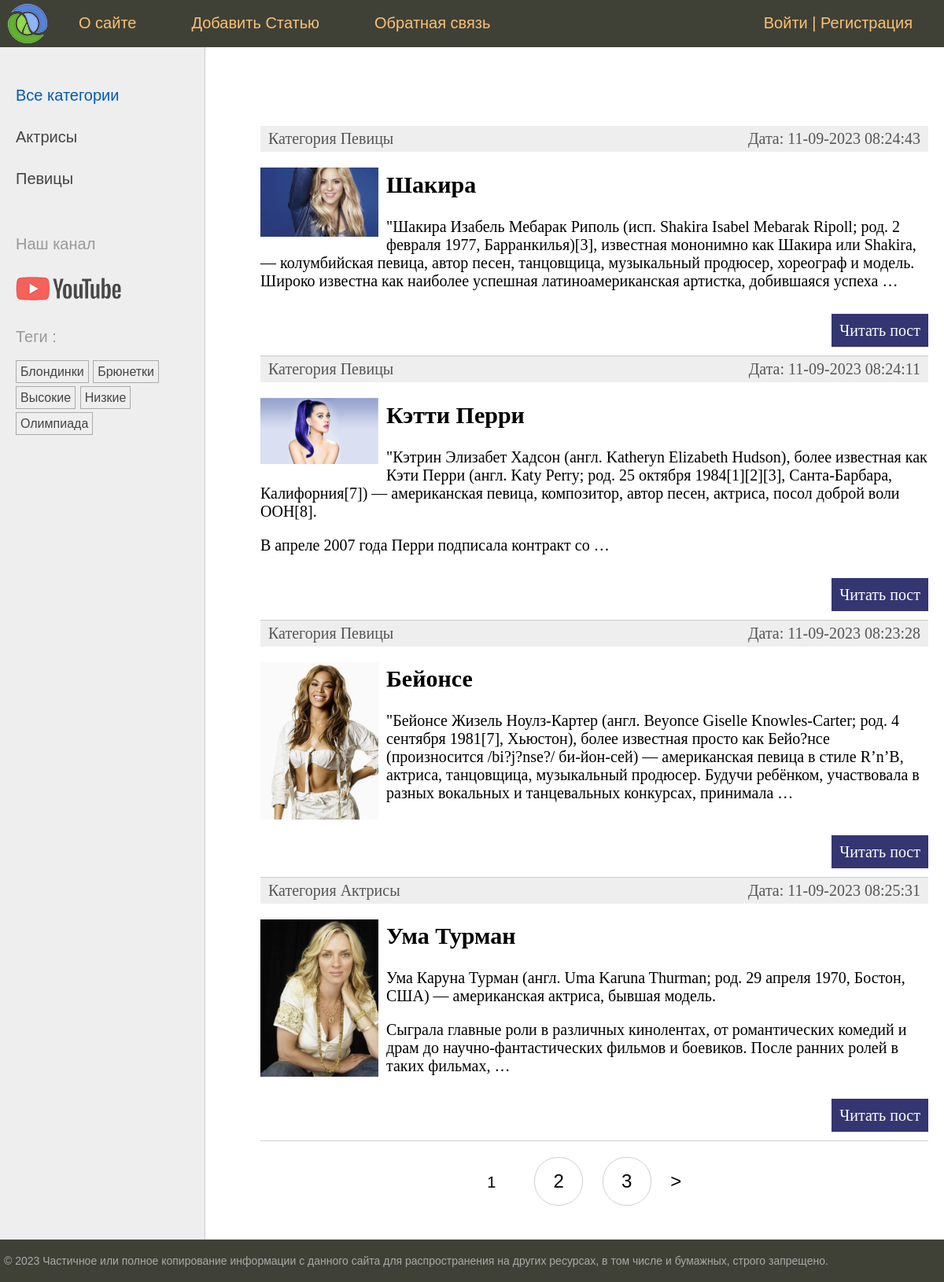
The page /women/ on the database as committed earlier.
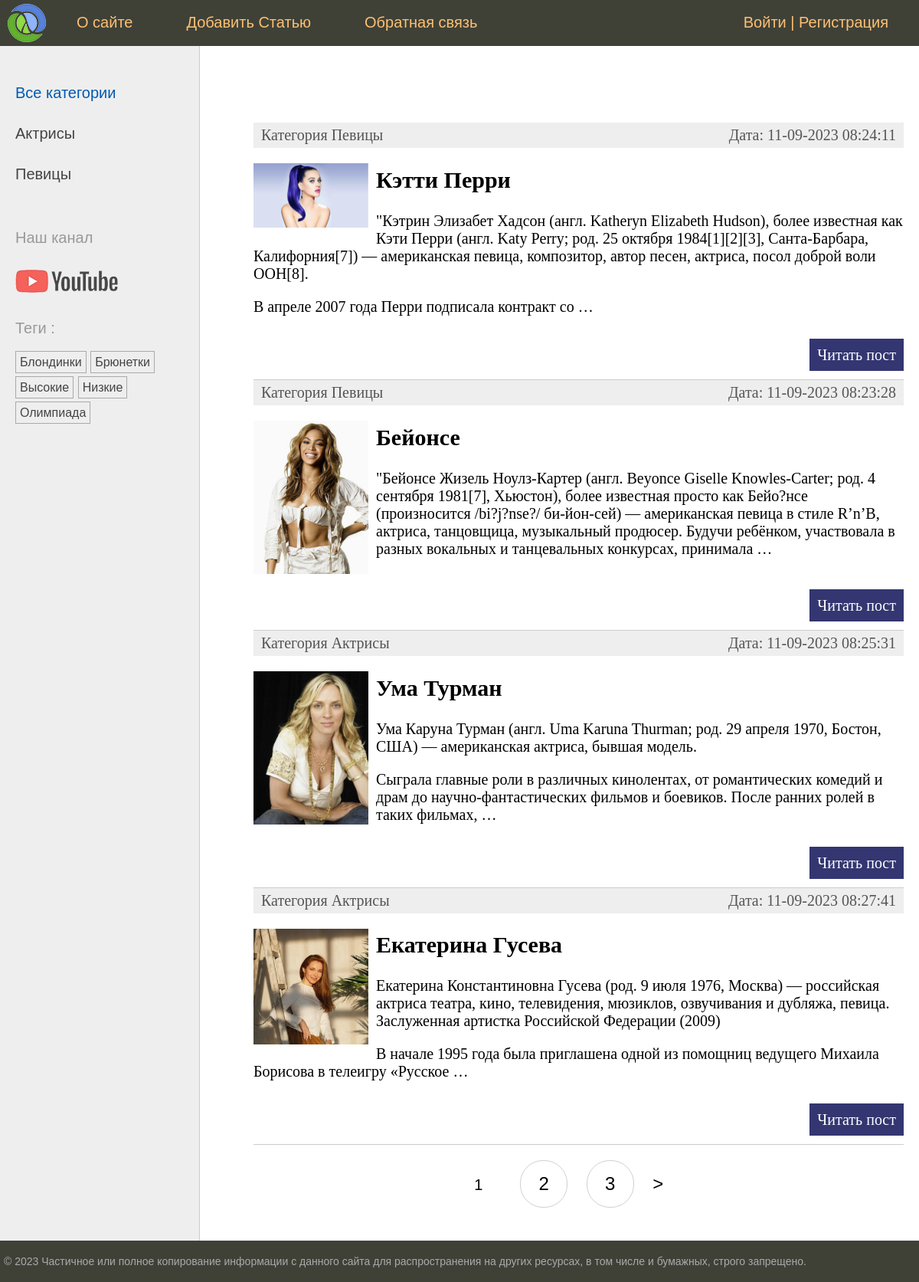
The same page on the database as committed later.
### women/models.py (models this page shows, shortened)
class Category(models.Model):
    name = models.CharField(max_length=100, db_index=True, verbose_name="Имя")
    slug = models.SlugField(max_length=255, unique=False, db_index=True)
    class Meta:
        verbose_name = "Категория"
        verbose_name_plural = "Категории"
    def get_absolute_url(self):
        return reverse("category", kwargs={"cat_slug": self.slug})

class TagPost(models.Model):
    tag = models.CharField(max_length=100, db_index=True)
    slug = models.SlugField(max_length=255, unique=True, db_index=True)
    def get_absolute_url(self):
        return reverse("tag", kwargs={"tag_slug": self.slug})

class Women(models.Model):
    class Status(models.IntegerChoices):
        DRAFT = 0, "Черновик"
        PUBLISHED = 1, "Опубликовано"
    title = models.CharField(max_length=255, verbose_name="Заголовок")
    slug = models.SlugField(
        max_length=255,
        unique=True,
        db_index=True,
        verbose_name="Slug",
        validators=[
            MinLengthValidator(5, message="Минимум 5 символов"),
            MaxLengthValidator(100, message="Максимум 100 символов"),
        ],
    )
    content = models.TextField(blank=True, verbose_name="Текс Статьи")
    time_create = models.DateTimeField(auto_now_add=True, verbose_name="Время Создания")
    time_update = models.DateTimeField(auto_now=True, verbose_name="Время Изменения")
    photo = models.ImageField(
        upload_to="photos/%Y/%m/%d/",
        default=None,
        blank=True,
        null=True,
        verbose_name="Фото",
    )
    is_published = models.BooleanField(
        choices=tuple(map(lambda x: (bool(x[0]), x[1]), Status.choices)),
        default=Status.DRAFT,
        verbose_name="Возможность Публикации",
    )
    objects = models.Manager()
    published = PublishedManager()
    cat = models.ForeignKey(
        "Category",
        on_delete=models.PROTECT,
        related_name="posts",
        verbose_name="Категории",
    )
    tags = models.ManyToManyField(
        "TagPost", blank=True, related_name="tags", verbose_name="Теги"
    )
    husband = models.OneToOneField(
        "Husband",
        on_delete=models.SET_NULL,
        null=True,
        blank=True,
        related_name="wuman",
        verbose_name="Муж",
    )
    class Meta:
        verbose_name = "Известные Женщины"
        verbose_name_plural = "Известные Женщины"
        ordering = ["-time_create"]
        indexes = [
            models.Index(fields=["-time_create"]),
        ]
    def get_absolute_url(self):
        return reverse("post", kwargs={"post_slug": self.slug})

### women/views.py (the view)
class WomenHome(DataMixin, ListView):
    template_name = "women/index.html"
    context_object_name = "posts"
    title_page = "Главная Старница"
    cat_selected = 0
    def get_queryset(self):
        return Women.published.all().select_related("cat")

### users/context_processors.py (called while the page is built)
def get_women_context(request):
    return {"mainmenu": menu}

### women/models.py (called while the page is built)
    def get_queryset(self):
        return super().get_queryset().filter(is_published=Women.Status.PUBLISHED)

### women/templatetags/women_tags.py (called while the page is built)
@register.inclusion_tag("women/list_categories.html")
def show_categories(cat_selected=0):
    cats = Category.objects.annotate(total=Count("posts")).filter(total__gt=0)
    return {"cats": cats, "cat_selected": cat_selected}

@register.inclusion_tag("women/list_tags.html")
def show_all_tags():
    return {"tags": TagPost.objects.annotate(total=Count("tags")).filter(total__gt=0)}

### women/templates/women/index.html (shortened to what this page needs)
{% extends 'base.html' %}
{% block content %}
<ul class="list-articles">
    {% for p in posts %}
    <li>
        <div class="article-panel">
            <p class="first">Категория {{p.cat.name}}</p>
            <p class="last">Дата: {{p.time_update | date:"d-m-Y H:i:s"}}</p>
        </div>
        {%if p.photo%}
        <p><img class="img-article-left thumb" src="{{p.photo.url}}"></p>
        {% endif %}
        <h2>{{p.title}}</h2>
        {% autoescape off %}
        {{p.content | linebreaks |truncatewords:40 }}
        {% endautoescape %}
        <p class="link-read-post"><a href="{{ p.get_absolute_url }}">Читать пост</a></p>
    </li>
    {% endfor %}
</ul>
{% endblock %}
{% block navigation %}
{% if page_obj.has_other_pages %}
<nav class="list-pages">
    <ul>
        {% for p in paginator.page_range %}
        {% if page_obj.number == p %}
        <li class="page-num page-num-selected">{{p}}</li>
        {% elif p >= page_obj.number|add:-2 and p <= page_obj.number|add:2 %} <li class="page-num">
            <a href="?page={{p}}">{{ p }}</a>
            </li>
            {% endif %}
            {% endfor %}
            {% if page_obj.has_next %}
            <li class="page_num">
                <a href="?page={{page_obj.next_page_number}}">&gt;</a>
            </li>
            {% endif %}
    </ul>
</nav>
{% endif %}
{% endblock %}

### templates/base.html (shortened to what this page needs)
{% load static %}
{% load women_tags%}
<!DOCTYPE html>
<html>
<head>
    <link type="text/css" href="{% static 'women/css/styles.css' %}" rel="stylesheet" />
</head>
<body>
    <table class="table-page" border="0" cellpadding="0" cellspacing="0">
        <tr>
            <td valign="top">
                {% block mainmenu %}
                <div class="header">
                    <ul id="mainmenu" class="mainmenu">
                        <li class="logo">
                            <a href="{% url 'home' %}">
                                <div class="logo"></div>
                            </a>
                        </li>
                        {% for m in mainmenu %}
                        <li><a href="{% url m.url_name %}">{{m.title}}</a></li>
                        {% endfor %}
                        {% if user.is_authenticated%}
                        <li class="last">{{user.username}} | <a href="{% url 'users:logout' %}">Выйти</a></li>
                        {% else %}
                        <li class="last"><a href="{% url 'users:login' %}">Войти</a> | <a href="#">Регистрация</a></li>
                        {% endif %}
                    </ul>
                </div>
                {% endblock mainmenu %}
                <table class="table-content" border="0" cellpadding="0" cellspacing="0">
                    <tr>
                        <td valign="top" class="left-chapters">
                            <ul id="leftchapters">
                                {%if cat_selected == 0%}
                                <li class="selected">Все категории</li>
                                {%else%}
                                <li><a href="{% url 'home' %}">Все категории</a></li>
                                {%endif%}
                                {% show_categories cat_selected %}
                                <li class="share">
                                    <p>Наш канал</p>
                                    <a class="share-yt"
                                        href="https://www.youtube.com/channel/UClJzWfGWuGJL2t-3dYKcHTA/playlists"
                                        target="_blank" rel="nofollow"></a>
                                </li>
                                <li>{% show_all_tags %}</li>
                            </ul>
                        </td>
                        <td valign="top" class="content">
                            <div class="content-text">
                                {% block content %} {% endblock %}
                            </div>
                            {% block navigation %} {% endblock %}
                        </td>
                    </tr>
                </table>
            </td>
        </tr>
        <tr>
            <td valign="top">
                <div id="footer">
                    <p>
                        &copy; 2023 Частичное или полное копирование информации с данного
                        сайта для распространения на других ресурсах, в том числе и
                        бумажных, строго запрещено.
                    </p>
                </div>
            </td>
        </tr>
    </table>
</body>
</html>

### women/templates/women/list_categories.html
{% for cat in cats%}
{% if cat.id == cat_selected%}
<li class="selected">{{cat.name}}</li>
{%else%}
<li><a href="{{ cat.get_absolute_url}}">{{cat.name}}</a></li>
{%endif%}
{% endfor %}

### women/templates/women/list_tags.html
{% if tags %}
<p> Теги :</p>
<ul class="tags-list">
    {% for t in tags%}
    <li><a href="{{t.get_absolute_url}}">{{t.tag}}</a></li>
    {% endfor %}
</ul>
{% endif%}

### women/static/women/css/styles.css (style rules this page uses)
html, body { font-family: 'Arial'; margin: 0; padding: 0; height: 100%; width: 100%; color: #444; }
a { color: #0059b2; text-decoration: none; }
img { max-width: 600px; height: auto; }
img.img-article-left { max-width: 300px; height: auto; float: left; padding: 0 10px 10px 0; }
img.img-article-left.thumb { max-width: 150px; height: auto; }
p.link-read-post { text-align: right; }
p.link-read-post a { padding: 10px; min-width: 100px; background: #333671; color: #fff; text-decoration: none; }
div.article-panel { background: #eee; padding: 5px 10px 5px 10px; box-sizing: border-box; overflow: hidden; color: #555; }
div.article-panel p.first { margin: 0; float: left; }
div.article-panel p.last { margin: 0; float: right; }
ul.list-articles { list-style: none; margin: 0; padding: 0; }
ul.list-articles li { border-bottom: 1px solid #ccc; }
.table-page { width: 100%; height: 100%; vertical-align: top; }
.table-page tr { height: 100%; }
.header { background: #3F4137; height: 60px; }
.logo { background: url('../images/logo.png') no-repeat 10px 5px; width: 70px; height: 60px; }
ul.mainmenu { list-style: none; margin: 0; padding: 0; height: 60px; color: #fdc073; font-size: 20px; overflow: hidden; }
ul.mainmenu li { float: left; margin: 18px 40px 0 30px; }
ul.mainmenu li.logo { margin: 0; }
ul.mainmenu li.last { float: right; }
ul.mainmenu li a { color: #fdc073; text-decoration: none; }
.table-content { width: 100%; min-height: 100%; height: 100%; }
.left-chapters { margin: 0; background: #eee; border-right: 1px solid #ccc; }
.left-chapters ul { width: 230px; margin: 0; padding: 20px 10px 10px 20px; list-style: none; font-size: 20px; }
.left-chapters ul li { margin: 30px 0 0 0; color: #999; }
.left-chapters ul li.selected { color: #0059b2; }
.left-chapters ul li a { color: #444; text-decoration: none; }
.left-chapters ul li.share { margin: 60px 0 0 0; }
.left-chapters ul li.share p { margin: 30px 0 30px 0; }
.left-chapters ul li.share a { display: inline-block; width: 40px; height: 40px; margin: 0 20px 0 0; }
.left-chapters ul li.share a.share-yt { width: 100%; height: 30px; background: url('../images/share_yt.png') no-repeat 0 0 }
ul.tags-list { width: 100%; margin: 0; padding: 0; list-style: none; }
ul.tags-list li { margin: 0; padding: 0 0 10px; display: inline-block; }
ul.tags-list li a { padding: 5px; font-size: 16px; border: 1px solid #aaa; }
.content { padding: 40px 20px 20px 40px; width: 100%; box-sizing: border-box; }
.content-text { margin: 60px 0 0 30px; color: #000; font-size: 20px; font-family: Yandex Sans Display Light; }
#footer { box-sizing: border-box; background: #3F4137; padding: 5px; color: #aaa; font-size: 14px; font-family: Verdana, Geneva, Arial, Helvetica; text-align: left; overflow: hidden; }
.list-pages { text-align: center; margin: 0 0 20px 0; }
.list-pages ul { margin: 20px 0 0 0; padding: 0; list-style: none; }
.list-pages ul li { display: inline-block; margin: 0 20px 0 0; }
.list-pages a { color: #000; font-size: 24px; text-decoration: none; }
.list-pages .page-num, .page-num-selected { display: inline-block; width: 60px; height: 44px; padding: 16px 0 0 0; border: 1px solid #d0d0d0; border-radius: 30px; }
.list-pages .page-num-selected { border: none; color: #000; font-size: 20px; }

Rows that differ between the two databases and show on the page:
removed Women: cat.name "Певицы", time_update "11-09-2023 08:24:43", photo (picture), title "Шакира", content "\"Шакира Изабель Мебарак Риполь (исп. Shakira Isabel Mebarak Ripoll; род. 2 февраля 1977, Барранкилья)[3], известная мононимно как Шакира или Shakira, — колумбийская певица, автор песен, танцовщица, музыкальный продюсер, хореограф и модель. Широко известна как наиболее успешная латиноамериканская артистка, добившаяся успеха …"
now on this page (row unchanged): Women: cat.name "Актрисы", time_update "11-09-2023 08:27:41", photo (picture), title "Екатерина Гусева", content "Екатерина Константиновна Гусева (род. 9 июля 1976, Москва) — российская актриса театра, кино, телевидения, мюзиклов, озвучивания и дубляжа, певица. Заслуженная артистка Российской Федерации (2009) В начале 1995 года была приглашена одной из помощниц ведущего Михаила Борисова в телеигру «Русское …"
